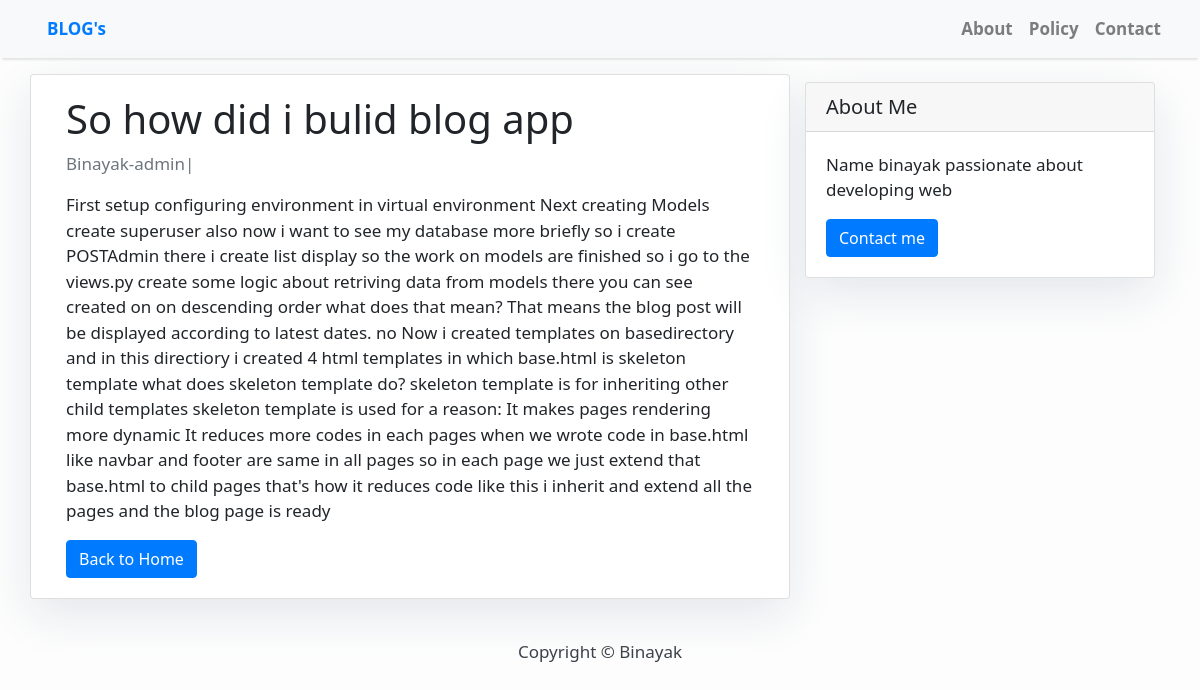
The page /so-how-did-i-bulid-blog-app/ on the database its author committed.
### blog_app/models.py (models this page shows, shortened)
class POST(models.Model):
    title = models.CharField(max_length=200)
    slug = models.SlugField(max_length=200)
    author = models.ForeignKey(User, on_delete=models.CASCADE)
    updated_on = models.DateTimeField(auto_now=True)
    Content = models.TextField()
    created_on = models.DateTimeField(auto_now_add=True)
    status = models.IntegerField(choices=STATUS, default=0)
    class Meta:
        ordering = ['-created_on']

### blog_app/views.py (the view)
# urls.py: path('<slug:slug>/', views.PostDetail.as_view(), name="postdetail"),
class PostDetail(generic.DetailView):
    model = POST
    template_name = 'post_detail.html'

### templates/post_detail.html
{%  extends 'base.html' %}
{% block content %}
<div class="container">
    <div class="row">
        <div class="col-md-8 card mb-4 mt-3 left top">
            <div class="card-body">
                <h1>{% block title %} {{post.title}} {% endblock title %}</h1>
                <p class="text-muted">{{post.author}}|{{POST.created_on}}</p>
                <p class="card-text">{{post.Content | safe }}</p>
                <a href="{% url 'home'  %}" class="btn btn-primary">Back to Home</a>
            </div>
        </div>
        {% block sidebar %}  {% include 'sidebar.html'  %} {% endblock sidebar %}
    </div>
</div>
{% endblock content %}

### templates/base.html (style rules this page uses)
body { font-family: system-ui; font-size: 17px; background-color: #fdfdfd; }

### templates/sidebar.html (style rules this page uses)
.card { box-shadow: 0 16px 48px #E3E7EB; }

### rows shown on the page
POST: title "So how did i bulid blog app", author "Binayak-admin", Content "First setup configuring environment in virtual environment Next creating Models create superuser also now i want to see my database more briefly so i create POSTAdmin there i create list display so the work on models are finished so i go to the views.py create some logic about retriving data from models there you can see created on on descending order what does that mean? That means the blog post will be displayed according to latest dates. no Now i created templates on basedirectory and in this directiory i created 4 html templates in which base.html is skeleton template what does skeleton template do? skeleton template is for inheriting other child templates skeleton template is used for…"
